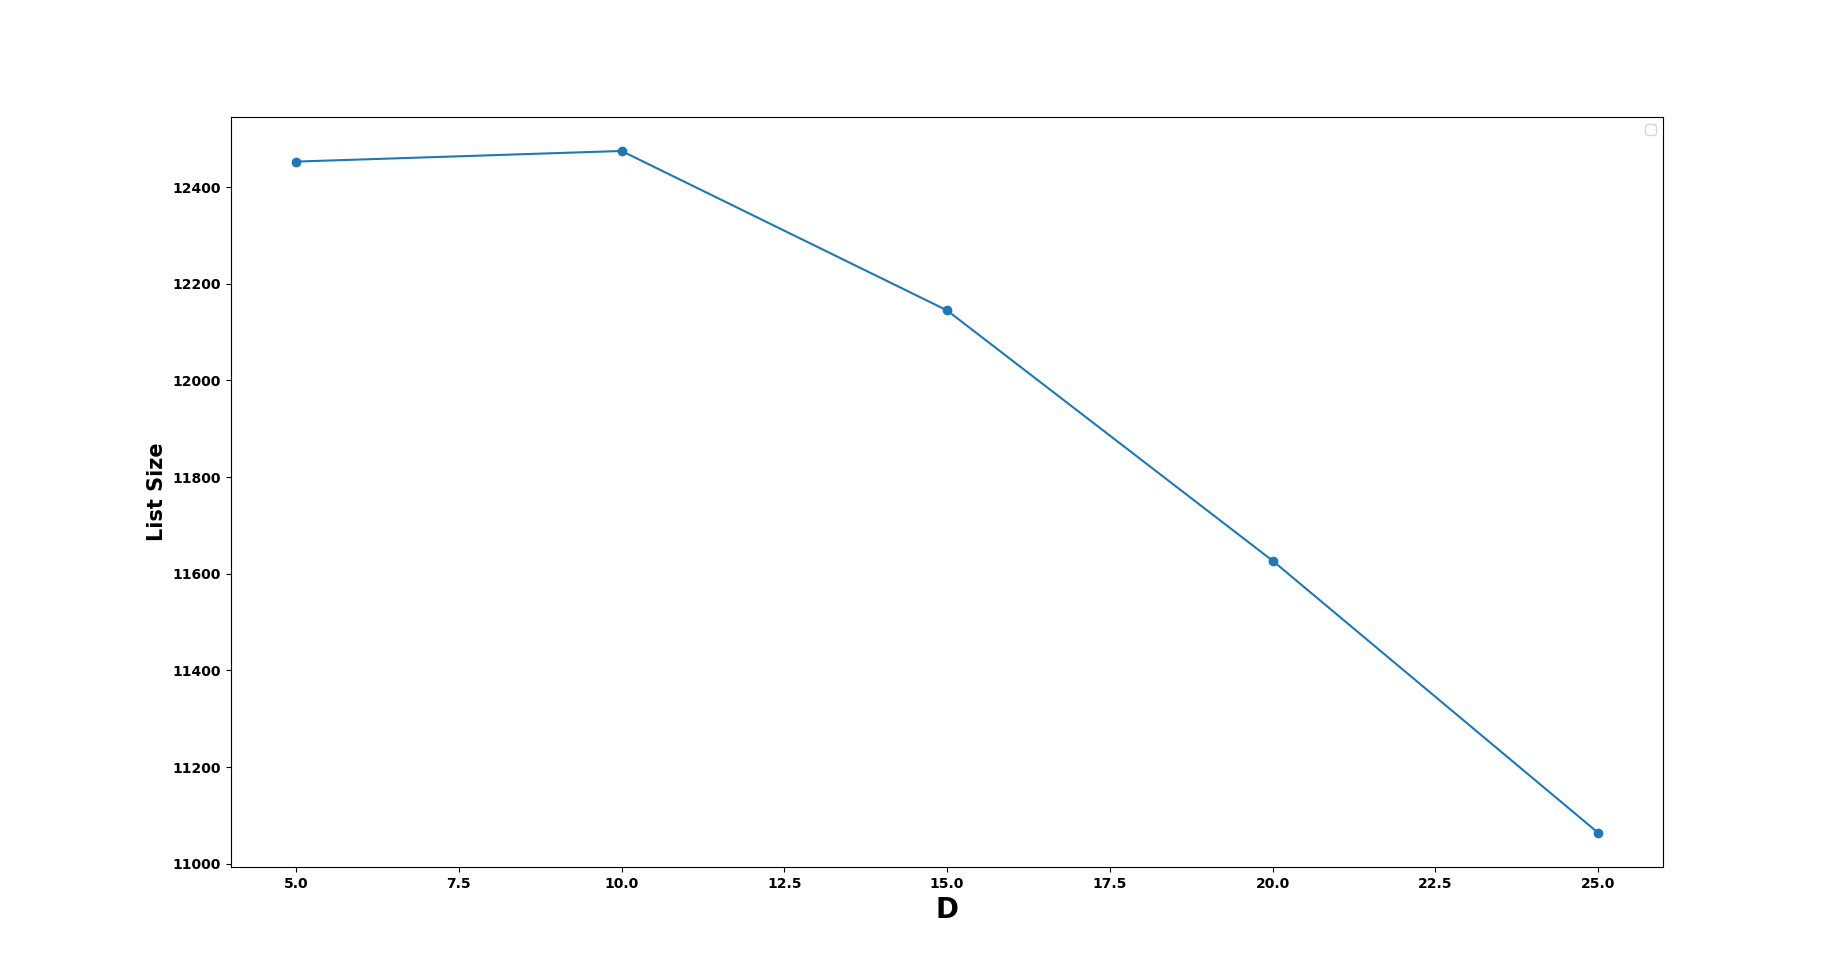

Write Python code to recreate this figure.
'''
First generates data as shown in folder D by varying incubation period, D. Then run List_Data.py script to generates file D_vs_Listsize.txt contains (D, List size).
It helps to understand how list size varies with incubation period.
'''

import matplotlib.pyplot as plt

# Read data from the file
data_file = "/home/student/Desktop/new_project2/D/D_vs_Listsize.txt"

D_values = []  # List to store D values
size_values = []  # List to store size values

# Read data from the file
with open(data_file, 'r') as file:
    for line in file:
        parts = line.strip().split()  # Split each line into parts
        D_values.append(int(parts[0]))  # Append D value to the list
        size_values.append(int(parts[1]))  # Append size value to the list

# Calculate percentage values
per_values = [(size * 100) / (10000 * q) for size, q in zip(size_values, D_values)]

print(size_values)

# Plotting
plt.plot(D_values, size_values, marker='o', linestyle='-')  # Plot D vs size
plt.xlabel('D', fontweight='bold', fontsize=20)  # Set x-axis label
plt.ylabel('List Size', fontweight='bold', fontsize=15)  # Set y-axis label
plt.xticks(fontsize=10, fontweight='bold')  # Set x-axis tick font properties
plt.yticks(fontsize=10, fontweight='bold')  # Set y-axis tick font properties
plt.legend()  # Add legend (if applicable)
plt.grid(False)  # Turn off the grid
plt.show()  # Show the plot
